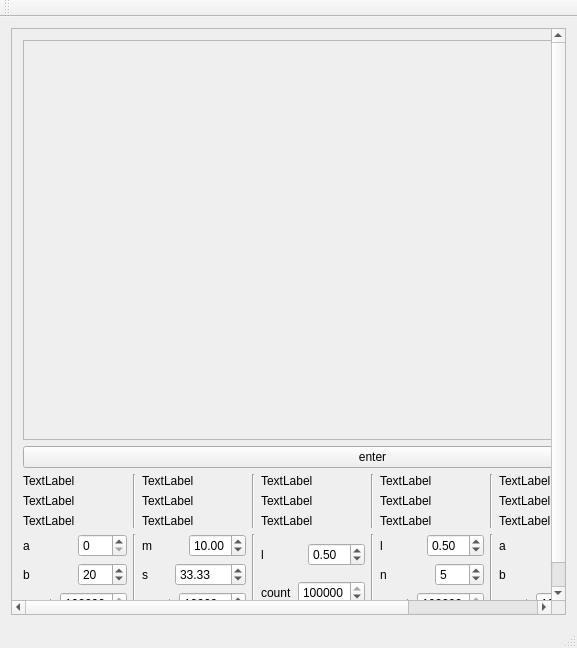
<?xml version="1.0" encoding="UTF-8"?>
<ui version="4.0">
 <class>MainWindow</class>
 <widget class="QMainWindow" name="MainWindow">
  <property name="geometry">
   <rect>
    <x>0</x>
    <y>0</y>
    <width>577</width>
    <height>648</height>
   </rect>
  </property>
  <property name="windowTitle">
   <string>MainWindow</string>
  </property>
  <widget class="QWidget" name="centralWidget">
   <layout class="QVBoxLayout" name="verticalLayout_8">
    <item>
     <widget class="QScrollArea" name="scrollArea_2">
      <property name="widgetResizable">
       <bool>true</bool>
      </property>
      <widget class="QWidget" name="scrollAreaWidgetContents_2">
       <property name="geometry">
        <rect>
         <x>-177</x>
         <y>-38</y>
         <width>731</width>
         <height>596</height>
        </rect>
       </property>
       <layout class="QVBoxLayout" name="verticalLayout_15">
        <item>
         <widget class="QScrollArea" name="scrollArea">
          <property name="sizePolicy">
           <sizepolicy hsizetype="Expanding" vsizetype="Minimum">
            <horstretch>0</horstretch>
            <verstretch>0</verstretch>
           </sizepolicy>
          </property>
          <property name="minimumSize">
           <size>
            <width>200</width>
            <height>400</height>
           </size>
          </property>
          <property name="baseSize">
           <size>
            <width>0</width>
            <height>0</height>
           </size>
          </property>
          <property name="widgetResizable">
           <bool>true</bool>
          </property>
          <widget class="QWidget" name="scrollAreaWidgetContents">
           <property name="geometry">
            <rect>
             <x>0</x>
             <y>0</y>
             <width>711</width>
             <height>398</height>
            </rect>
           </property>
           <layout class="QVBoxLayout" name="verticalLayout_2">
            <item>
             <layout class="QHBoxLayout" name="histograms"/>
            </item>
           </layout>
          </widget>
         </widget>
        </item>
        <item>
         <widget class="QPushButton" name="enter">
          <property name="text">
           <string>enter</string>
          </property>
         </widget>
        </item>
        <item>
         <layout class="QHBoxLayout" name="horizontalLayout">
          <item>
           <layout class="QVBoxLayout" name="verticalLayout">
            <item>
             <widget class="QLabel" name="first_m">
              <property name="text">
               <string>TextLabel</string>
              </property>
             </widget>
            </item>
            <item>
             <widget class="QLabel" name="first_d">
              <property name="text">
               <string>TextLabel</string>
              </property>
             </widget>
            </item>
            <item>
             <widget class="QLabel" name="first_s">
              <property name="text">
               <string>TextLabel</string>
              </property>
             </widget>
            </item>
           </layout>
          </item>
          <item>
           <widget class="Line" name="line">
            <property name="orientation">
             <enum>Qt::Vertical</enum>
            </property>
           </widget>
          </item>
          <item>
           <layout class="QVBoxLayout" name="verticalLayout_3">
            <item>
             <widget class="QLabel" name="second_m">
              <property name="text">
               <string>TextLabel</string>
              </property>
             </widget>
            </item>
            <item>
             <widget class="QLabel" name="second_s">
              <property name="text">
               <string>TextLabel</string>
              </property>
             </widget>
            </item>
            <item>
             <widget class="QLabel" name="second_d">
              <property name="text">
               <string>TextLabel</string>
              </property>
             </widget>
            </item>
           </layout>
          </item>
          <item>
           <widget class="Line" name="line_2">
            <property name="orientation">
             <enum>Qt::Vertical</enum>
            </property>
           </widget>
          </item>
          <item>
           <layout class="QVBoxLayout" name="verticalLayout_4">
            <item>
             <widget class="QLabel" name="third_m">
              <property name="text">
               <string>TextLabel</string>
              </property>
             </widget>
            </item>
            <item>
             <widget class="QLabel" name="third_d">
              <property name="text">
               <string>TextLabel</string>
              </property>
             </widget>
            </item>
            <item>
             <widget class="QLabel" name="third_s">
              <property name="text">
               <string>TextLabel</string>
              </property>
             </widget>
            </item>
           </layout>
          </item>
          <item>
           <widget class="Line" name="line_4">
            <property name="orientation">
             <enum>Qt::Vertical</enum>
            </property>
           </widget>
          </item>
          <item>
           <layout class="QVBoxLayout" name="verticalLayout_5">
            <item>
             <widget class="QLabel" name="fourth_m">
              <property name="text">
               <string>TextLabel</string>
              </property>
             </widget>
            </item>
            <item>
             <widget class="QLabel" name="fourth_d">
              <property name="text">
               <string>TextLabel</string>
              </property>
             </widget>
            </item>
            <item>
             <widget class="QLabel" name="fourth_s">
              <property name="text">
               <string>TextLabel</string>
              </property>
             </widget>
            </item>
           </layout>
          </item>
          <item>
           <widget class="Line" name="line_3">
            <property name="orientation">
             <enum>Qt::Vertical</enum>
            </property>
           </widget>
          </item>
          <item>
           <layout class="QVBoxLayout" name="verticalLayout_6">
            <item>
             <widget class="QLabel" name="fiveth_m">
              <property name="text">
               <string>TextLabel</string>
              </property>
             </widget>
            </item>
            <item>
             <widget class="QLabel" name="fiveth_d">
              <property name="text">
               <string>TextLabel</string>
              </property>
             </widget>
            </item>
            <item>
             <widget class="QLabel" name="fiveth_s">
              <property name="text">
               <string>TextLabel</string>
              </property>
             </widget>
            </item>
           </layout>
          </item>
          <item>
           <widget class="Line" name="line_5">
            <property name="orientation">
             <enum>Qt::Vertical</enum>
            </property>
           </widget>
          </item>
          <item>
           <layout class="QVBoxLayout" name="verticalLayout_7">
            <item>
             <widget class="QLabel" name="sixth_m">
              <property name="text">
               <string>TextLabel</string>
              </property>
             </widget>
            </item>
            <item>
             <widget class="QLabel" name="sixth_d">
              <property name="text">
               <string>TextLabel</string>
              </property>
             </widget>
            </item>
            <item>
             <widget class="QLabel" name="sixth_s">
              <property name="text">
               <string>TextLabel</string>
              </property>
             </widget>
            </item>
           </layout>
          </item>
         </layout>
        </item>
        <item>
         <layout class="QHBoxLayout" name="horizontalLayout_18">
          <item>
           <layout class="QVBoxLayout" name="verticalLayout_9">
            <item>
             <layout class="QHBoxLayout" name="horizontalLayout_2">
              <item>
               <widget class="QLabel" name="label">
                <property name="text">
                 <string>a</string>
                </property>
               </widget>
              </item>
              <item>
               <widget class="QSpinBox" name="first_a_box"/>
              </item>
             </layout>
            </item>
            <item>
             <layout class="QHBoxLayout" name="horizontalLayout_3">
              <item>
               <widget class="QLabel" name="label_2">
                <property name="text">
                 <string>b</string>
                </property>
               </widget>
              </item>
              <item>
               <widget class="QSpinBox" name="first_b_box">
                <property name="value">
                 <number>20</number>
                </property>
               </widget>
              </item>
             </layout>
            </item>
            <item>
             <layout class="QHBoxLayout" name="horizontalLayout_4">
              <item>
               <widget class="QLabel" name="label_3">
                <property name="text">
                 <string>count</string>
                </property>
               </widget>
              </item>
              <item>
               <widget class="QSpinBox" name="first_c_box">
                <property name="maximum">
                 <number>10000000</number>
                </property>
                <property name="value">
                 <number>10000000</number>
                </property>
               </widget>
              </item>
             </layout>
            </item>
           </layout>
          </item>
          <item>
           <widget class="Line" name="line_6">
            <property name="orientation">
             <enum>Qt::Vertical</enum>
            </property>
           </widget>
          </item>
          <item>
           <layout class="QVBoxLayout" name="verticalLayout_12">
            <item>
             <layout class="QHBoxLayout" name="horizontalLayout_11">
              <item>
               <widget class="QLabel" name="label_10">
                <property name="text">
                 <string>m</string>
                </property>
               </widget>
              </item>
              <item>
               <widget class="QDoubleSpinBox" name="second_m_box">
                <property name="value">
                 <double>10.000000000000000</double>
                </property>
               </widget>
              </item>
             </layout>
            </item>
            <item>
             <layout class="QHBoxLayout" name="horizontalLayout_12">
              <item>
               <widget class="QLabel" name="label_11">
                <property name="text">
                 <string>s</string>
                </property>
               </widget>
              </item>
              <item>
               <widget class="QDoubleSpinBox" name="second_s_box">
                <property name="maximum">
                 <double>1000.000000000000000</double>
                </property>
                <property name="value">
                 <double>33.329999999999998</double>
                </property>
               </widget>
              </item>
             </layout>
            </item>
            <item>
             <layout class="QHBoxLayout" name="horizontalLayout_13">
              <item>
               <widget class="QLabel" name="label_12">
                <property name="text">
                 <string>count</string>
                </property>
               </widget>
              </item>
              <item>
               <widget class="QSpinBox" name="second_c_box">
                <property name="maximum">
                 <number>1000000</number>
                </property>
                <property name="value">
                 <number>10000</number>
                </property>
               </widget>
              </item>
             </layout>
            </item>
           </layout>
          </item>
          <item>
           <widget class="Line" name="line_10">
            <property name="orientation">
             <enum>Qt::Vertical</enum>
            </property>
           </widget>
          </item>
          <item>
           <layout class="QVBoxLayout" name="verticalLayout_14">
            <item>
             <layout class="QHBoxLayout" name="horizontalLayout_17">
              <item>
               <widget class="QLabel" name="label_16">
                <property name="text">
                 <string>l</string>
                </property>
               </widget>
              </item>
              <item>
               <widget class="QDoubleSpinBox" name="third_l_box">
                <property name="value">
                 <double>0.500000000000000</double>
                </property>
               </widget>
              </item>
             </layout>
            </item>
            <item>
             <layout class="QHBoxLayout" name="horizontalLayout_19">
              <item>
               <widget class="QLabel" name="label_18">
                <property name="text">
                 <string>count</string>
                </property>
               </widget>
              </item>
              <item>
               <widget class="QSpinBox" name="third_c_box">
                <property name="maximum">
                 <number>1000000</number>
                </property>
                <property name="value">
                 <number>1000000</number>
                </property>
               </widget>
              </item>
             </layout>
            </item>
           </layout>
          </item>
          <item>
           <widget class="Line" name="line_7">
            <property name="orientation">
             <enum>Qt::Vertical</enum>
            </property>
           </widget>
          </item>
          <item>
           <layout class="QVBoxLayout" name="verticalLayout_13">
            <item>
             <layout class="QHBoxLayout" name="horizontalLayout_14">
              <item>
               <widget class="QLabel" name="label_13">
                <property name="text">
                 <string>l</string>
                </property>
               </widget>
              </item>
              <item>
               <widget class="QDoubleSpinBox" name="fourth_l_box">
                <property name="value">
                 <double>0.500000000000000</double>
                </property>
               </widget>
              </item>
             </layout>
            </item>
            <item>
             <layout class="QHBoxLayout" name="horizontalLayout_15">
              <item>
               <widget class="QLabel" name="label_14">
                <property name="text">
                 <string>n</string>
                </property>
               </widget>
              </item>
              <item>
               <widget class="QSpinBox" name="fourth_n_box">
                <property name="value">
                 <number>5</number>
                </property>
               </widget>
              </item>
             </layout>
            </item>
            <item>
             <layout class="QHBoxLayout" name="horizontalLayout_16">
              <item>
               <widget class="QLabel" name="label_15">
                <property name="text">
                 <string>count</string>
                </property>
               </widget>
              </item>
              <item>
               <widget class="QSpinBox" name="fourth_c_box">
                <property name="maximum">
                 <number>10000000</number>
                </property>
                <property name="value">
                 <number>1000000</number>
                </property>
               </widget>
              </item>
             </layout>
            </item>
           </layout>
          </item>
          <item>
           <widget class="Line" name="line_9">
            <property name="orientation">
             <enum>Qt::Vertical</enum>
            </property>
           </widget>
          </item>
          <item>
           <layout class="QVBoxLayout" name="verticalLayout_10">
            <item>
             <layout class="QHBoxLayout" name="horizontalLayout_5">
              <item>
               <widget class="QLabel" name="label_4">
                <property name="text">
                 <string>a</string>
                </property>
               </widget>
              </item>
              <item>
               <widget class="QSpinBox" name="fiveth_a_box"/>
              </item>
             </layout>
            </item>
            <item>
             <layout class="QHBoxLayout" name="horizontalLayout_6">
              <item>
               <widget class="QLabel" name="label_5">
                <property name="text">
                 <string>b</string>
                </property>
               </widget>
              </item>
              <item>
               <widget class="QSpinBox" name="fiveth_b_box">
                <property name="value">
                 <number>20</number>
                </property>
               </widget>
              </item>
             </layout>
            </item>
            <item>
             <layout class="QHBoxLayout" name="horizontalLayout_7">
              <item>
               <widget class="QLabel" name="label_6">
                <property name="text">
                 <string>count</string>
                </property>
               </widget>
              </item>
              <item>
               <widget class="QSpinBox" name="fiveth_c_box">
                <property name="maximum">
                 <number>1000000</number>
                </property>
                <property name="value">
                 <number>1000000</number>
                </property>
               </widget>
              </item>
             </layout>
            </item>
           </layout>
          </item>
          <item>
           <widget class="Line" name="line_8">
            <property name="orientation">
             <enum>Qt::Vertical</enum>
            </property>
           </widget>
          </item>
          <item>
           <layout class="QVBoxLayout" name="verticalLayout_11">
            <item>
             <layout class="QHBoxLayout" name="horizontalLayout_8">
              <item>
               <widget class="QLabel" name="label_7">
                <property name="text">
                 <string>a</string>
                </property>
               </widget>
              </item>
              <item>
               <widget class="QSpinBox" name="sixth_a_box"/>
              </item>
             </layout>
            </item>
            <item>
             <layout class="QHBoxLayout" name="horizontalLayout_9">
              <item>
               <widget class="QLabel" name="label_8">
                <property name="text">
                 <string>b</string>
                </property>
               </widget>
              </item>
              <item>
               <widget class="QSpinBox" name="sixth_b_box">
                <property name="value">
                 <number>20</number>
                </property>
               </widget>
              </item>
             </layout>
            </item>
            <item>
             <layout class="QHBoxLayout" name="horizontalLayout_10">
              <item>
               <widget class="QLabel" name="label_9">
                <property name="text">
                 <string>count</string>
                </property>
               </widget>
              </item>
              <item>
               <widget class="QSpinBox" name="sixth_c_box">
                <property name="maximum">
                 <number>1000000</number>
                </property>
                <property name="value">
                 <number>1000000</number>
                </property>
               </widget>
              </item>
             </layout>
            </item>
           </layout>
          </item>
         </layout>
        </item>
       </layout>
      </widget>
     </widget>
    </item>
   </layout>
  </widget>
  <widget class="QMenuBar" name="menuBar">
   <property name="geometry">
    <rect>
     <x>0</x>
     <y>0</y>
     <width>577</width>
     <height>21</height>
    </rect>
   </property>
  </widget>
  <widget class="QToolBar" name="mainToolBar">
   <attribute name="toolBarArea">
    <enum>TopToolBarArea</enum>
   </attribute>
   <attribute name="toolBarBreak">
    <bool>false</bool>
   </attribute>
  </widget>
  <widget class="QStatusBar" name="statusBar"/>
 </widget>
 <layoutdefault spacing="6" margin="11"/>
 <resources/>
 <connections/>
</ui>
